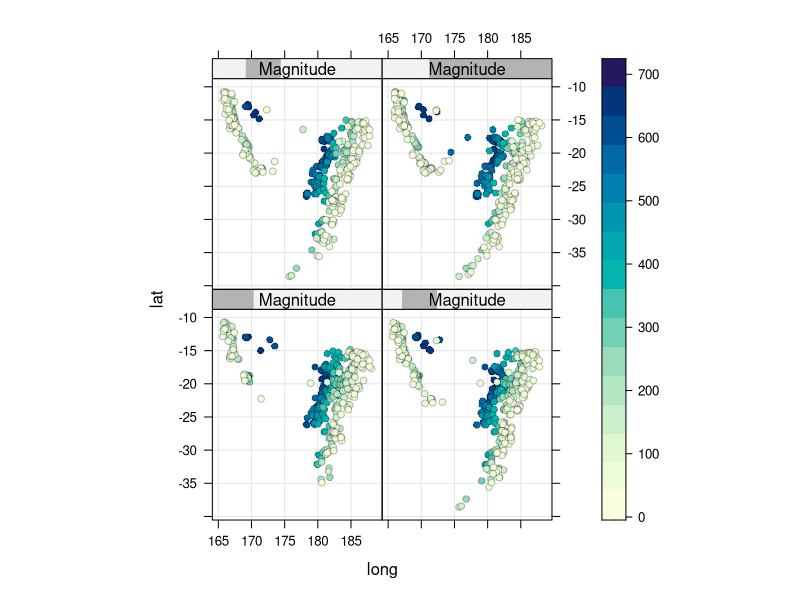
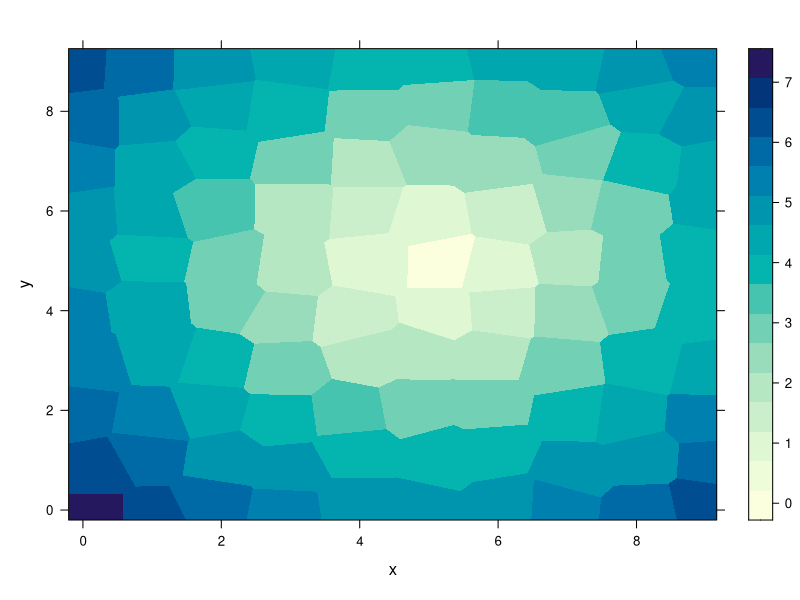
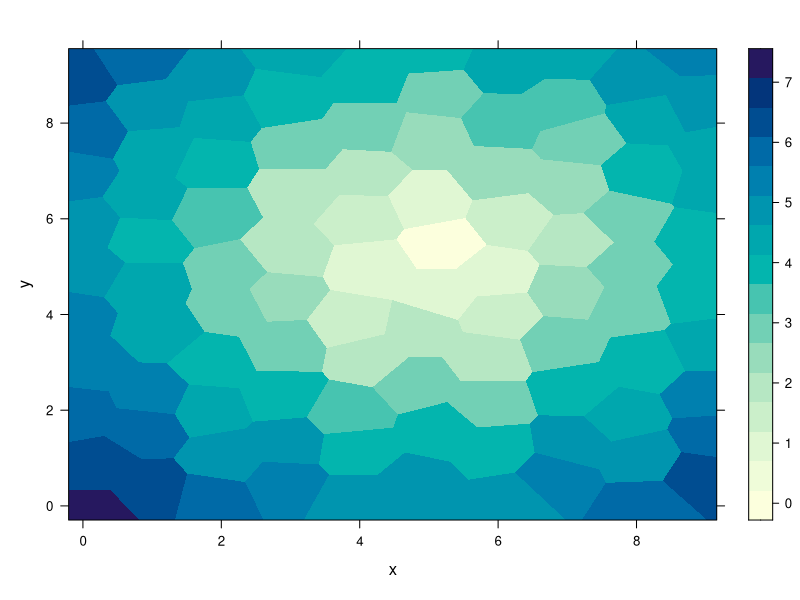

Write R code to recreate these figures, in order.
library(latticeExtra)


### Name: panel.voronoi
### Title: Panel functions for level-coded irregular points
### Aliases: panel.voronoi panel.levelplot.points
### Keywords: hplot

### ** Examples

## a variant of Figure 5.6 from Sarkar (2008)
## http://lmdvr.r-forge.r-project.org/figures/figures.html?chapter=05;figure=05_06

depth.ord <- rev(order(quakes$depth))
quakes$Magnitude <- equal.count(quakes$mag, 4)
quakes.ordered <- quakes[depth.ord, ]

levelplot(depth ~ long + lat | Magnitude, data = quakes.ordered,
         panel = panel.levelplot.points, type = c("p", "g"),
         aspect = "iso", prepanel = prepanel.default.xyplot)

## a levelplot with jittered cells

xyz <- expand.grid(x = 0:9, y = 0:9)
xyz[] <- jitter(as.matrix(xyz))
xyz$z <- with(xyz, sqrt((x - 5)^2 + (y - 5)^2))
levelplot(z ~ x * y, xyz, panel = panel.voronoi, points = FALSE)

## hexagonal cells

xyz$y <- xyz$y + c(0, 0.5)
levelplot(z ~ x * y, xyz, panel = panel.voronoi, points = FALSE)
